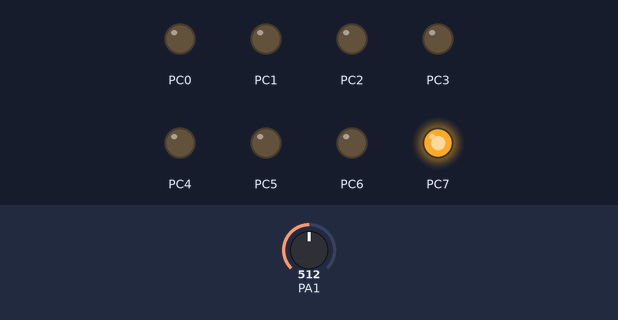
This program was run on a simulated ATmega32, built with avr-gcc and emulated at 8 MHz. On the bench: output pins drawn as LEDs (lit = HIGH). Inputs (shaded band) come from the test bench; at power-on: PA1 = 512.

Above: at 1.2 s.
1.3 s: PA1 set to 516
At 1.8 s:
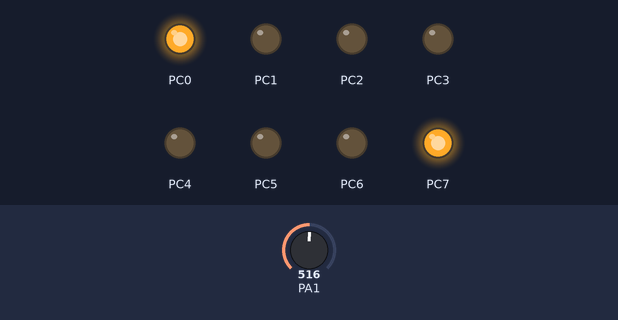
2.8 s: PA1 set to 511
At 4.0 s:
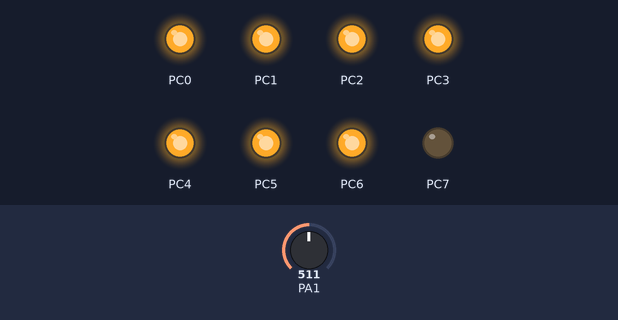
4.3 s: PA1 set to 306
At 5.3 s:
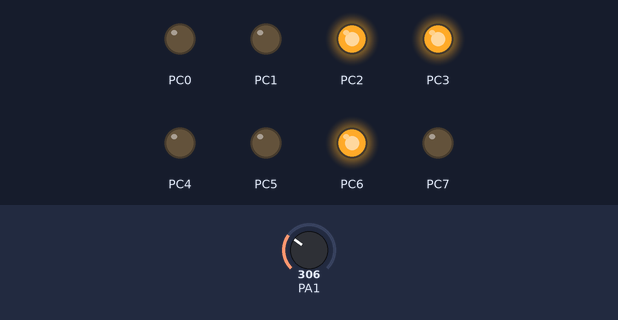
5.8 s: PA1 set to 303
At 6.4 s:
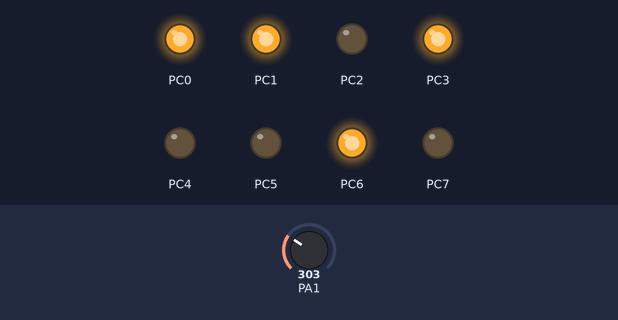
7.3 s: PA1 set to 122
At 7.6 s:
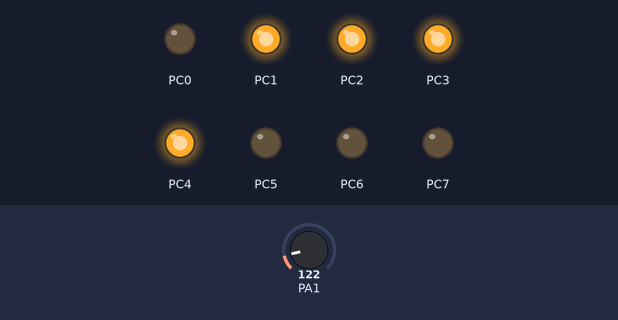
Timing chart, 0 to 9.8 s (numbered marks = the images above; inputs shaded):
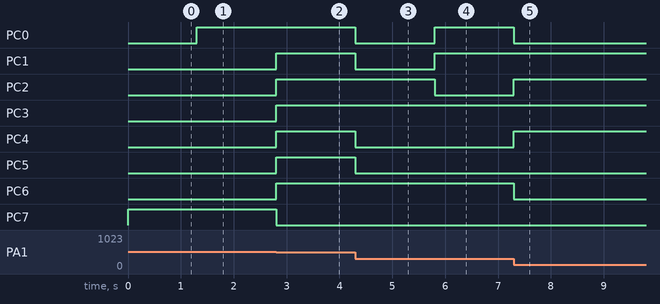

The program:

main.c
```c
/*
 * main.c
 *
 *  Created on: ??þ/??þ/????
 *      Author: Amira Abdel Wanis
 */

//test ADC program

#include"STD_types.h"
#include"Error_Status.h"
#include"Bit_math.h"

//MCAL
#include"DIO_REG.h"
#include"DIO_Int.h"
#include "ADC_REG.h"
#include "ADC_confg.h"
#include "ADC_int.h"

volatile u8 ADC_value;
u8 amira;
int main()
{
	DIO_u8PortDirection(PORTC,0xFF);//PORTC as o/p to represent the result
	DIO_enumSetPinDirection(PORTA,PIN1,INPUT);//PORTA A1 (ADC channel) PIN1
	ADC_enuInt();
	while(1)
	{
		ADC_StartConversion();//ADC start conversion
		Flag_Check();//POLING & zero flag to be 1
		ADC_value=ADC_REConvADCH();//read o/p from ADCH REG
		DIO_u8SetPortValue(PORTC,ADC_value);
	}

return 0;
}
```

ADC_Prog.c
```c
/*
 * ADC_Prog.c
 *
 *  Created on: ??þ/??þ/????
 *      Author: Amira Abdel Wanis
 */

#include "STD_types.h"
#include "Bit_math.h"
#include "Error_Status.h"
#include "ADC_REG.h"
#include "ADC_confg.h"
#include "ADC_int.h"


ErrorStatus ADC_enuInt(void)
{
	ErrorStatus error=NOTOK;
	ADC_enuEnable();
	ADC_Vref();
	ADC_CHannel();
	ADC_DisAutoTrig();
	ADC_DisInt();
	ADC_LeftAdjust();
	ADC_prescaler();
	return error;
}
ErrorStatus ADC_enuEnable(void)
{
	ErrorStatus error=NOTOK;
	SET_BIT(ADCSRA,7);
	return error;
}
ErrorStatus ADC_enuDisable(void) {
	ErrorStatus error = NOTOK;
	CLEAR_BIT(ADCSRA, 7);
	return error;
}
ErrorStatus ADC_Vref(void)
{
	ErrorStatus error=NOTOK;
#if V_ref== VCC
	CLEAR_BIT(ADMUX,7);
	SET_BIT(ADMUX,6);
#elif V_ref== A_ref
	CLEAR_BIT(ADMUX,7);
	CLEAR_BIT(ADMUX,6);
#elif  V_ref== Int_Voltage
	SET_BIT(ADMUX,7);
	SET_BIT(ADMUX,6);
#endif
return error;
}
ErrorStatus ADC_CHannel(void)
{
	ErrorStatus error=NOTOK;
#if ADC_channel== ADC_0
	CLEAR_BIT(ADMUX, 0);
	CLEAR_BIT(ADMUX, 1);
	CLEAR_BIT(ADMUX, 2);
	CLEAR_BIT(ADMUX, 3);
	CLEAR_BIT(ADMUX, 4);
#elif ADC_channel== ADC_1
	SET_BIT(ADMUX,0);
	CLEAR_BIT(ADMUX,1);
	CLEAR_BIT(ADMUX,2);
	CLEAR_BIT(ADMUX,3);
	CLEAR_BIT(ADMUX,4);
#elif ADC_channel== ADC_2
	CLEAR_BIT(ADMUX,0);
	SET_BIT(ADMUX,1);
	CLEAR_BIT(ADMUX,2);
	CLEAR_BIT(ADMUX,3);
	CLEAR_BIT(ADMUX,4);
#elif ADC_channel == ADC_3
	SET_BIT(ADMUX,0);
	SET_BIT(ADMUX,1);
	CLEAR_BIT(ADMUX,2);
	CLEAR_BIT(ADMUX,3);
	CLEAR_BIT(ADMUX,4);
#elif ADC_channel == ADC_4
	CLEAR_BIT(ADMUX,0);
	CLEAR_BIT(ADMUX,1);
	SET_BIT(ADMUX,2);
	CLEAR_BIT(ADMUX,3);
	CLEAR_BIT(ADMUX,4);
#elif ADC_channel == ADC_5
	SET_BIT(ADMUX,0);
	CLEAR_BIT(ADMUX,1);
	SET_BIT(ADMUX,2);
	CLEAR_BIT(ADMUX,3);
	CLEAR_BIT(ADMUX,4);
#elif ADC_channel == ADC_6
	CLEAR_BIT(ADMUX,0);
	SET_BIT(ADMUX,1);
	SET_BIT(ADMUX,2);
	CLEAR_BIT(ADMUX,3);
	CLEAR_BIT(ADMUX,4);
#elif ADC_channel == ADC_7
	SET_BIT(ADMUX,0);
	SET_BIT(ADMUX,1);
	SET_BIT(ADMUX,2);
	CLEAR_BIT(ADMUX,3);
	CLEAR_BIT(ADMUX,4);
#endif
return error;
}
ErrorStatus ADC_LeftAdjust(void)
{
	ErrorStatus error=NOTOK;
	SET_BIT(ADMUX,5);
	return error;
}
ErrorStatus ADC_RightAdjust(void)
{
	ErrorStatus error=NOTOK;
	CLEAR_BIT(ADMUX,5);
	return error;
}
void ADC_prescaler(void)
{
#if prescaler== 64
CLEAR_BIT(ADCSRA,0);
SET_BIT(ADCSRA,1);
SET_BIT(ADCSRA,2);
#elif Prescaler ==  128
	SET_BIT(ADCSRA,0);
	SET_BIT(ADCSRA,1);
	SET_BIT(ADCSRA,2);
#elif Prescaler ==  32
	SET_BIT(ADCSRA,0);
	CLEAR_BIT(ADCSRA,1);
	SET_BIT(ADCSRA,2);


#endif
}
void ADC_DisAutoTrig(void)
{
	CLEAR_BIT(ADCSRA, 5);
}
void ADC_DisInt(void)
{
	CLEAR_BIT(ADCSRA, 3);
}
void ADC_StartConversion(void)
{
	SET_BIT(ADCSRA,6);
}
void Flag_Check(void)
{
	while(!(ADCSRA & (1<<4)));
    SET_BIT(ADCSRA,4);  // clear flag by putting 1 in it
}
u8 ADC_REConvADCH(void) //RETURN REG HIGH
{
	u8 ADC_value=ADCH;
	return 	ADC_value;
}
u8 ADC_REConvADCL(void) //RETURN REG LOW
{
	u8 ADC_value=ADCL;
	return 	ADC_value;
}
u16 RE_u16ADCHL(void)   //RETURN BOTH REG HIGH AND LOW
{
	u16 ADC_valueL=ADC_REConvADCL();
	u16 ADC_valueH = ADC_REConvADCH(); //read o/p from ADCH REG
	u16 x = (ADC_valueL>> 6);
	u16 ADC_value = x | (ADC_valueH << 2);
	return ADC_value;
}
```

ADC_REG.h
```c
/*
 * ADC_REG.h
 *
 *  Created on: ??þ/??þ/????
 *      Author: Amira Abdel Wanis
 */

#ifndef ADC_REG_H_
#define ADC_REG_H_

#define ADMUX    *((volatile u8 *)0x27)
#define ADCSRA   *((volatile u8 *)0x26)
#define ADCH     *((volatile u8 *)0x25)
#define ADCL		*((volatile u8 *)0x24)


#endif /* ADC_REG_H_ */
```

ADC_confg.h
```c
/*
 * ADC_confg.h
 *
 *  Created on: ??þ/??þ/????
 *      Author: Amira Abdel Wanis
 */

#ifndef ADC_CONFG_H_
#define ADC_CONFG_H_

#define prescaler 64
#define ADC_channel ADC_1
#define V_ref VCC
#define VCC 5
#define ADC_1 1
#endif /* ADC_CONFG_H_ */
```

ADC_int.h
```c
/*
 * ADC_int.h
 *
 *  Created on: ??þ/??þ/????
 *      Author: Amira Abdel Wanis
 */

#ifndef ADC_INT_H_
#define ADC_INT_H_

ErrorStatus ADC_enuInt(void);
ErrorStatus ADC_enuEnable(void);
ErrorStatus ADC_enuDisable(void);
ErrorStatus ADC_Vref(void);
ErrorStatus ADC_CHannel(void);
ErrorStatus ADC_LeftAdjust(void);
ErrorStatus ADC_RightAdjust(void);
void ADC_StartConversion(void);
void ADC_DisInt(void);
void Flag_Check(void);
u8 ADC_REConvADCH(void);
void ADC_prescaler(void);
void ADC_DisAutoTrig(void);
u8 ADC_REConvADCL(void);
u16 RE_u16ADCHL(void);

#endif /* ADC_INT_H_ */
```

Error_Status.h
```c
/**************************************************************/
/*********     Author : Amira Abdelwanis      ********************/
/*********     Description : ERROR STATE   ********************/
/*********     Date :26 MARCH 2020         ********************/
/*********     Version : 1.0V              ********************/
/**************************************************************/


/**************************************************************/
/*********Gard of file will call on time in the c**************/
/**************************************************************/

#ifndef _ERROR_STATE_H_
#define _ERROR_STATE_H_


typedef enum{OK,NOTOK,NULL_POINTER,Not_In_Range}ErrorStatus;

#endif
```

Bit_math.h
```c
// MATH.H

#define SET_BIT(var,bit_num) var|=(1<<bit_num)
#define CLEAR_BIT(var,bit_num) var&=~(1<<bit_num)
#define TOG_BIT(var,bit_num) var^=(1<<bit_num)
#define GET_BIT(var,bit_num) ((var>>bit_num)&1)
#define ASSIGN_BIT(var,bit_num,val) var=((var&(~(1<<bit_num)))|(val<<bit_num))
```

DIO_Int.h
```c
/**************************************************************/
/*********     Author : Amira Abdelwanis      ********************/
/*********     Description : REG.h   ********************/
/*********     Date :26 MARCH 2020         ********************/
/*********     Version : 1.0V              ********************/
/**************************************************************/


#define INPUT  0
#define OUTPUT 1

#define HIGH   1
#define LOW    0


#define PIN0   0
#define PIN1   1
#define PIN2   2
#define PIN3   3
#define PIN4   4
#define PIN5   5
#define PIN6   6
#define PIN7   7

#define PORTA    0
#define PORTB    1
#define PORTC    2
#define PORTD    3


void DIO_u8SetPortValue(u8 PORTID, u8 P_VALUE);
void DIO_u8PortDirection(u8 PORTID, u8 Direction);
u8 DIO_u8GetPinValue(u8 PORTID,u8 PINID);
ErrorStatus DIO_enumSetPinValue(u8 PORTID, u8 PINID, u8 LEVEL);
ErrorStatus DIO_enumSetPinDirection  (u8 PORTID, u8 PINID , u8 Direction);
```

DIO_Prog.c
```c
/*********     Author : Amira Abdelwanis      ********************/
/*********     Description : DIO_InT.c  ********************/
/*********     Date :26 MARCH 2020         ********************/
/*********     Version : 1.0V              ********************/
/**************************************************************/

//set pin direction
#include"STD_types.h"
#include"Bit_math.h"
#include"Error_Status.h"
#include "DIO_REG.h"
#include "DIO_Int.h"

ErrorStatus DIO_enumSetPinDirection  (u8 PORTID, u8 PINID , u8 Direction) // enum like struct but converts text to index number
{
	ErrorStatus error = NOTOK; // initialize error type ErrorStatus
	if((PORTID<4)&&(PINID<8)) // check 8aba2 el user in entering num higher than ports num or pins
	{
		if(Direction == OUTPUT)
		{
			// check num of port
			switch( PORTID) {
			case PORTA: SET_BIT(DDRA_REG,PINID);break;//set bit de macro(pre-defined in Bit_math.h) ht3ml seting lel bit
			case PORTB: SET_BIT(DDRB_REG,PINID);break;//DDRB_REG da pointer asln by point 3la l address bta3 el port
			case PORTC: SET_BIT(DDRC_REG,PINID);break;
			case PORTD: SET_BIT(DDRD_REG,PINID);break;
			error=OK;
			}
		}
		else if(Direction == INPUT)
		{
			ErrorStatus error = NOTOK; // initialize error type ErrorStatus
			switch( PORTID)
			{
			case PORTA: CLEAR_BIT(DDRA_REG,PINID);break;//set bit de macro(pre-defined in Bit_math.h) ht3ml seting lel bit
			case PORTB: CLEAR_BIT(DDRB_REG,PINID);break;//DDRB_REG da pointer asln by point 3la l address bta3 el port
			case PORTC: CLEAR_BIT(DDRC_REG,PINID);break;
			case PORTD: CLEAR_BIT(DDRD_REG,PINID);break;

			error=OK;
			}
		}
	}
	else
	{
		error = NOTOK; // not ok status if entered out of ports num or pins num
	}
	return error;
}
//set pin value (hya b o/p wna 3awz a7ot fel port ya one(if high given) or zero(if low given)
ErrorStatus DIO_enumSetPinValue(u8 PORTID, u8 PINID, u8 LEVEL)
{
	ErrorStatus error = NOTOK; // initialize error type ErrorStatus
	if((PORTID<4)&&(PINID<8)) // check 8aba2 el user in entering num higher than ports num or pins
	{
		if (LEVEL== HIGH){
			switch( PORTID) {
			case PORTA: SET_BIT(PORTA_REG,PINID);break;//set bit de macro(pre-defined in Bit_math.h) ht3ml seting lel bit(ht5liha b 1)
			case PORTB: SET_BIT(PORTB_REG,PINID);break;//DDRB_REG da pointer asln by point 3la l address bta3 el port
			case PORTC: SET_BIT(PORTC_REG,PINID);break;
			case PORTD: SET_BIT(PORTD_REG,PINID);break;
			}
		}

		else if (LEVEL == LOW) //turn on pull up
		{
			switch( PORTID) {
			case PORTA: CLEAR_BIT(PORTA_REG,PINID);break;//clear bit de macro(pre-defined in Bit_math.h) ht3ml seting lel bit
			case PORTB: CLEAR_BIT(PORTB_REG,PINID);break;//DDRB_REG da pointer asln by point 3la l address bta3 el port
			case PORTC: CLEAR_BIT(PORTC_REG,PINID);break;
			case PORTD: CLEAR_BIT(PORTD_REG,PINID);break;
			}
		}
		else
		{
			error = Not_In_Range;// da fe 7ala law el user da5lha wla high wala law
		}
	}
	else
	{
		error = NOTOK; // not ok status if entered out of ports num or pins num
	}
	return error;
}
// get pin value hya i/p wna 3awz aqra2 el value de
u8 DIO_u8GetPinValue(u8 PORTID,u8 PINID)
{
	u8 Local_Value= 0;
	if((PORTID<4)&&(PINID<8))
	{
		switch(PORTID)
		{
		case PORTA: Local_Value = GET_BIT(PINA_REG,PINID);break;
		case PORTB: Local_Value = GET_BIT(PINB_REG,PINID);break;
		case PORTC: Local_Value = GET_BIT(PINC_REG,PINID);break;
		case PORTD: Local_Value = GET_BIT(PIND_REG,PINID);break;
		}
	}
	return Local_Value;
}
//set port direction represents the total value we can set port with it as a total
void DIO_u8PortDirection(u8 PORTID, u8 Direction)
    {
	switch(PORTID)
	{
	case PORTA: DDRA_REG= Direction;break;
	case PORTB: DDRB_REG= Direction;break;
	case PORTC: DDRC_REG= Direction;break;
	case PORTD: DDRD_REG= Direction;break;
	}
}
//set port value(give a total value to the port to be represented in all pins
void DIO_u8SetPortValue(u8 PORTID, u8 P_VALUE)// u8 to accept any decimal number to enable all the port
{
	switch(PORTID)
	{
	case PORTA: PORTA_REG=P_VALUE;break;
	case PORTB: PORTB_REG=P_VALUE;break; // VALUE da variable 3adi byktebo el user bn7oto f el address bta3el port
	case PORTC: PORTC_REG=P_VALUE;break;
	case PORTD: PORTD_REG=P_VALUE;break;
	}
}
```

DIO_REG.h
```c
/**************************************************************/
/*********     Author : Amira Abdelwanis      ********************/
/*********     Description : REG.h   ********************/
/*********     Date :26 MARCH 2020         ********************/
/*********     Version : 1.0V              ********************/
/**************************************************************/


/**************************************************************/
/*********Gard of file will call on time in the c**************/
/**************************************************************/

#ifndef _DIO_REG_H_
#define _DIO_REG_H_

// port A
#define DDRA_REG  *((volatile u8 *)0x3A)// void pointer address needs casting as register 8 bit
#define PORTA_REG *((volatile u8 *)0x3B)
#define PINA_REG  *((volatile u8 *)0x39)
//port B
#define DDRB_REG *((volatile u8 *)0x37)
#define PORTB_REG *((volatile u8 *)0x38)
#define PINB_REG *((volatile u8 *)0x36)
//port C
#define DDRC_REG *((volatile u8 *)0x34)
#define PORTC_REG *((volatile u8 *)0x35)
#define PINC_REG *((volatile u8 *)0x33)
//port D
#define DDRD_REG *((volatile u8 *)0x31)
#define PORTD_REG *((volatile u8 *)0x32)
#define PIND_REG *((volatile u8 *)0x30)

#endif
```

STD_types.h
```c
 typedef unsigned char u8;
 typedef unsigned short int u16;
 typedef unsigned long int u32;

 typedef signed   char s8;
 typedef signed short int s16;
 typedef signed long int us16;

 typedef float f32;
 typedef double f64;
 typedef long double f80;
```

Measured:
- the behaviour switches between 515 and 516 on PA1 (found by bisection; images 0 and 1)
- the behaviour switches between 304 and 303 on PA1 (found by bisection; images 3 and 4)
- after the input at 1.3 s, PC0: LOW → HIGH at once
- after the input at 2.8 s, PC1–6: LOW → HIGH at once; PC7: HIGH → LOW at once
- after the input at 4.3 s, PC0, PC1, PC4, PC5: HIGH → LOW at once
- after the input at 5.8 s, PC0, PC1: LOW → HIGH at once; PC2: HIGH → LOW at once
- after the input at 7.3 s, PC0, PC6: HIGH → LOW at once; PC2, PC4: LOW → HIGH at once
